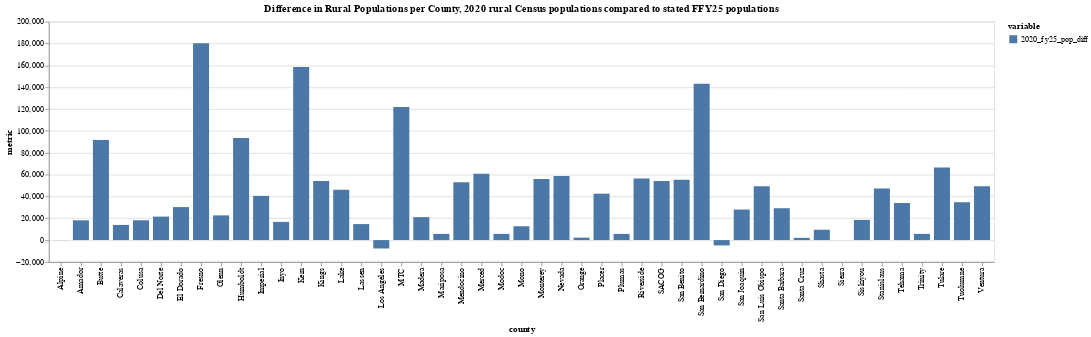

Source (notebook cell):
### Markdown cell above
### Population Differences per county
Difference from 2020 rural county census to stated FY2025 population.

As stated above:
>Previous Grant Manger used a combination of population and demographic information she received from DOTP along with these FTA maps to determine the rural population in each of the CA regions
>
>We previously had discussed updating this formula to match how the FTA funds have been apportioned to California, but that conversation was put on hold for a much deeper discussion on the formula.

### Code cell
diff_cols=[
    "2020_fy25_amt_diff",
    "2020_fy25_pop_diff",
]

alt.Chart(melt[melt["variable"]=="2020_fy25_pop_diff"]).mark_bar().encode(
    x = "county:N",
    y = "metric:Q",
    xOffset="variable:N",
    color = "variable:N",
    tooltip = ["county","variable","metric"]
).properties(
    width= "container",
    title= "Difference in Rural Populations per County, 2020 rural Census populations compared to stated FFY25 populations"
)

### Figure 1 — Vega-Lite specification as saved in the notebook (floating-point values rounded to 4 significant figures)
{"config": {"view": {"continuousWidth": 300, "continuousHeight": 300}}, "data": {"name": "data-9a3f1b561515e67868928e7ef027abe2"}, "mark": {"type": "bar"}, "encoding": {"color": {"field": "variable", "type": "nominal"}, "tooltip": [{"field": "county", "type": "nominal"}, {"field": "variable", "type": "nominal"}, {"field": "metric", "type": "quantitative"}], "x": {"field": "county", "type": "nominal"}, "xOffset": {"field": "variable", "type": "nominal"}, "y": {"field": "metric", "type": "quantitative"}}, "title": "Difference in Rural Populations per County, 2020 rural Census populations compared to stated FFY25 populations", "width": "container", "$schema": "https://vega.github.io/schema/vega-lite/v5.20.1.json", "datasets": {"data-9a3f1b561515e67868928e7ef027abe2": [{"county": "Alpine", "variable": "2020_fy25_pop_diff", "metric": -85.0}, {"county": "Amador", "variable": "2020_fy25_pop_diff", "metric": 18100.0}, {"county": "Butte", "variable": "2020_fy25_pop_diff", "metric": 91660.0}, {"county": "Calaveras", "variable": "2020_fy25_pop_diff", "metric": 13860.0}, {"county": "Colusa", "variable": "2020_fy25_pop_diff", "metric": 18160.0}, {"county": "Del Norte", "variable": "2020_fy25_pop_diff", "metric": 21490.0}, {"county": "El Dorado", "variable": "2020_fy25_pop_diff", "metric": 30210.0}, {"county": "Fresno", "variable": "2020_fy25_pop_diff", "metric": 180300.0}, {"county": "Glenn", "variable": "2020_fy25_pop_diff", "metric": 22640.0}, {"county": "Humboldt", "variable": "2020_fy25_pop_diff", "metric": 93430.0}, {"county": "Imperial", "variable": "2020_fy25_pop_diff", "metric": 40510.0}, {"county": "Inyo", "variable": "2020_fy25_pop_diff", "metric": 16660.0}, {"county": "Kern", "variable": "2020_fy25_pop_diff", "metric": 158500.0}, {"county": "Kings", "variable": "2020_fy25_pop_diff", "metric": 54170.0}, {"county": "Lake", "variable": "2020_fy25_pop_diff", "metric": 46000.0}, {"county": "Lassen", "variable": "2020_fy25_pop_diff", "metric": 14640.0}, {"county": "Los Angeles", "variable": "2020_fy25_pop_diff", "metric": -7699.0}, {"county": "Madera", "variable": "2020_fy25_pop_diff", "metric": 21010.0}, {"county": "Mariposa", "variable": "2020_fy25_pop_diff", "metric": 5644.0}, {"county": "Mendocino", "variable": "2020_fy25_pop_diff", "metric": 52850.0}, {"county": "Merced", "variable": "2020_fy25_pop_diff", "metric": 60700.0}, {"county": "Modoc", "variable": "2020_fy25_pop_diff", "metric": 5644.0}, {"county": "Mono", "variable": "2020_fy25_pop_diff", "metric": 12690.0}, {"county": "Monterey", "variable": "2020_fy25_pop_diff", "metric": 55830.0}, {"county": "Nevada", "variable": "2020_fy25_pop_diff", "metric": 58600.0}, {"county": "Orange", "variable": "2020_fy25_pop_diff", "metric": 2213.0}, {"county": "Placer", "variable": "2020_fy25_pop_diff", "metric": 42480.0}, {"county": "Plumas", "variable": "2020_fy25_pop_diff", "metric": 5644.0}, {"county": "Riverside", "variable": "2020_fy25_pop_diff", "metric": 56350.0}, {"county": "San Benito", "variable": "2020_fy25_pop_diff", "metric": 55260.0}, {"county": "San Bernardino", "variable": "2020_fy25_pop_diff", "metric": 143200.0}, {"county": "San Diego", "variable": "2020_fy25_pop_diff", "metric": -4881.0}, {"county": "San Joaquin", "variable": "2020_fy25_pop_diff", "metric": 27960.0}, {"county": "San Luis Obispo", "variable": "2020_fy25_pop_diff", "metric": 49300.0}, {"county": "Santa Barbara", "variable": "2020_fy25_pop_diff", "metric": 29180.0}, {"county": "Santa Cruz", "variable": "2020_fy25_pop_diff", "metric": 2039.0}, {"county": "Shasta", "variable": "2020_fy25_pop_diff", "metric": 9473.0}, {"county": "Sierra", "variable": "2020_fy25_pop_diff", "metric": 40.0}, {"county": "Siskiyou", "variable": "2020_fy25_pop_diff", "metric": 18460.0}, {"county": "Stanislaus", "variable": "2020_fy25_pop_diff", "metric": 47140.0}, {"county": "Tehama", "variable": "2020_fy25_pop_diff", "metric": 33930.0}, {"county": "Trinity", "variable": "2020_fy25_pop_diff", "metric": 5644.0}, {"county": "Tulare", "variable": "2020_fy25_pop_diff", "metric": 66420.0}, {"county": "Tuolumne", "variable": "2020_fy25_pop_diff", "metric": 34660.0}, {"county": "Ventura", "variable": "2020_fy25_pop_diff", "metric": 49170.0}, {"county": "MTC", "variable": "2020_fy25_pop_diff", "metric": 121900.0}, {"county": "SACOG", "variable": "2020_fy25_pop_diff", "metric": 54180.0}]}}
